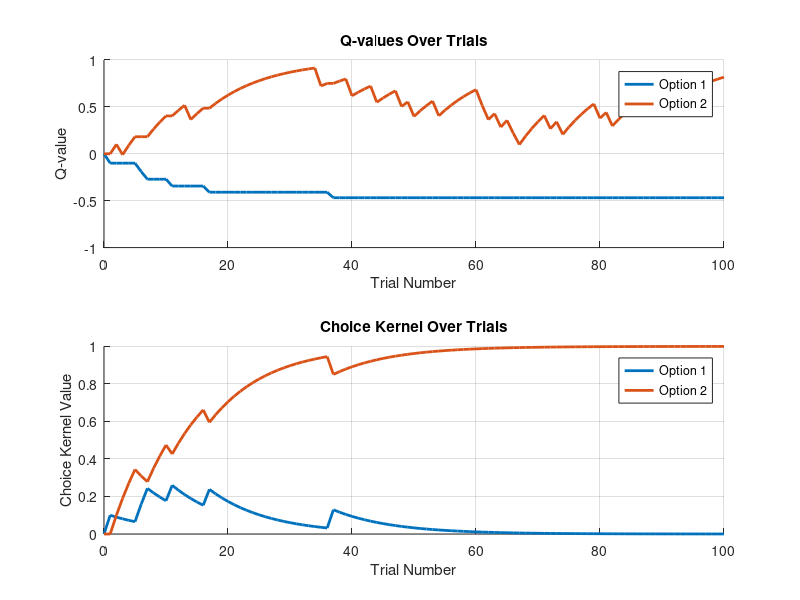

Write MATLAB code to recreate this figure. (Note: this script raises an error after producing the figure.)
% --- Part 1: Simulate the Choice Kernel Model ---

% Experiment parameters
T = 100;        % Number of trials
p = [0.2 0.8];  % Payoff probabilities for bandits

% Model parameters
alpha = 0.1;    % Learning rate for Q-values
beta  = 2;      % Inverse temperature for softmax
kappa = 0.1;    % Learning rate for the choice kernel
eta   = 2;      % Weight of the choice kernel
Q0    = 0;      % Initial Q-values
CK0   = 0;      % Initial choice kernel values

% Initialize arrays
Q = zeros(T+1, 2);     % Q-values for options 1 and 2
Q(1,:) = [Q0, Q0];

CK = zeros(T+1, 2);    % Choice kernel values for options 1 and 2
CK(1,:) = [CK0, CK0];

choice = zeros(T,1);   % Choices made
r = zeros(T,1);        % Rewards received
cp = zeros(T,2);       % Choice probabilities

for t = 1:T
    % Compute combined values (Q-values and choice kernel)
    net_value = beta * Q(t,:) + eta * CK(t,:);
    
    % Compute choice probabilities using softmax
    cp(t,:) = exp(net_value);
    cp(t,:) = cp(t,:) / sum(cp(t,:));
    
    % Make a choice based on the probabilities
    choice(t) = find(rand < cumsum(cp(t,:)), 1);
    
    % Simulate reward based on the chosen option
    current_choice = choice(t);
    if rand < p(current_choice)
        r(t) = 1;   % Reward of +1 (win)
    else
        r(t) = -1;  % Reward of -1 (loss)
    end
    
    % Update Q-values based on received reward
    delta = r(t) - Q(t, current_choice);
    Q(t+1, :) = Q(t, :);  % Carry over previous Q-values
    Q(t+1, current_choice) = Q(t, current_choice) + alpha * delta;
    
    % Update choice kernel
    CK(t+1, :) = (1 - kappa) * CK(t, :);  % Decay previous CK values
    CK(t+1, current_choice) = CK(t+1, current_choice) + kappa * 1;  % Increment CK for chosen option
end

% Plot Q-values and Choice Kernel
figure(1); clf;

% Plot Q-values
subplot(2,1,1); hold on;
plot(0:T, Q, 'LineWidth', 2);
xlabel('Trial Number');
ylabel('Q-value');
title('Q-values Over Trials');
legend({'Option 1', 'Option 2'});
grid on;

% Plot Choice Kernel values
subplot(2,1,2); hold on;
plot(0:T, CK, 'LineWidth', 2);
xlabel('Trial Number');
ylabel('Choice Kernel Value');
title('Choice Kernel Over Trials');
legend({'Option 1', 'Option 2'});
grid on;

% --- Part 3: Compute p(stay) After Wins and Losses ---

% Previous choices and rewards
choice_last = [nan; choice(1:end-1)];
r_last = [nan; r(1:end-1)];

% Indices for trials where the last reward was a loss or a win
i_lost = r_last == -1;
i_won = r_last == +1;

% Probability of staying after a loss
p_stay_after_loss = nanmean(choice(i_lost) == choice_last(i_lost));

% Probability of staying after a win
p_stay_after_win = nanmean(choice(i_won) == choice_last(i_won));

% Display the results
fprintf('Probability of staying after a loss: %.4f\n', p_stay_after_loss);
fprintf('Probability of staying after a win: %.4f\n', p_stay_after_win);

% --- Part 5: Plot the Probabilities ---

% Store the probabilities in an array
p_stay = [p_stay_after_loss, p_stay_after_win];

% Plot the probabilities
figure(2); clf;
bar(1:2, p_stay, 0.5, 'FaceColor', [0.2 0.6 0.8]);
set(gca, 'xtick', 1:2, 'xticklabel', {'Loss (-1)', 'Win (+1)'}, 'fontsize', 12);
ylabel('Probability of Staying');
xlabel('Last Reward');
title('Choice Kernel Model: Probability of Staying After Loss or Win');
ylim([0 1]);
grid on;
